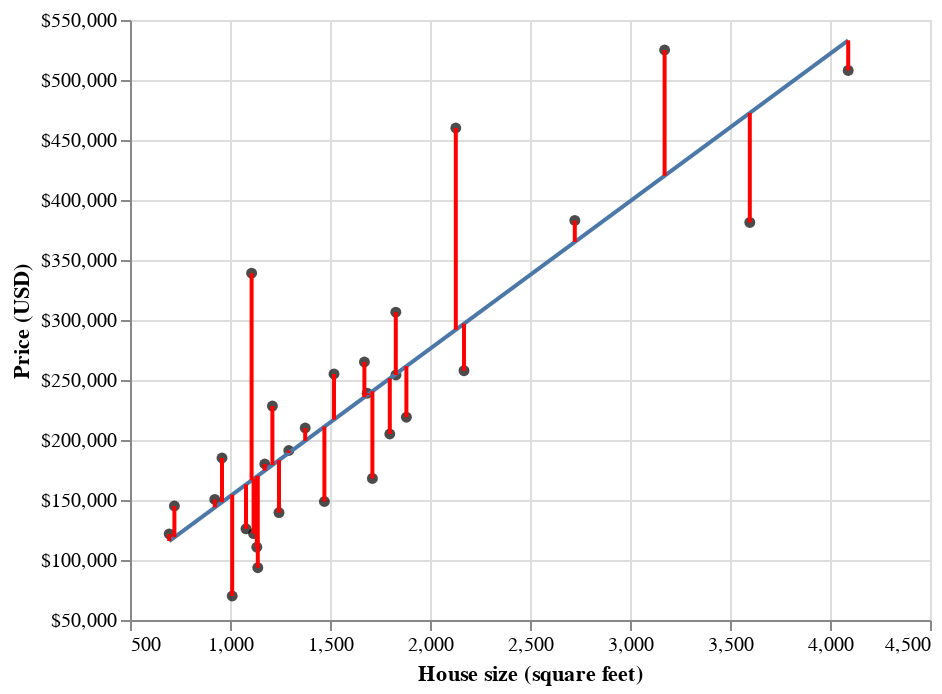

Notebook code for this chart:
### Code cell
glue("fig:08-verticalDistToMin", error_plot)

### Figure 1 — Vega-Lite specification as saved in the notebook (floating-point values rounded to 4 significant figures)
{"config": {"view": {"continuousWidth": 400, "continuousHeight": 300}}, "layer": [{"mark": {"type": "circle", "color": "black"}, "encoding": {"x": {"field": "sqft", "scale": {"zero": false}, "title": "House size (square feet)", "type": "quantitative"}, "y": {"axis": {"format": "$,.0f"}, "field": "price", "scale": {"zero": false}, "title": "Price (USD)", "type": "quantitative"}}}, {"mark": "line", "encoding": {"x": {"field": "sqft", "scale": {"zero": false}, "title": "House size (square feet)", "type": "quantitative"}, "y": {"axis": {"format": "$,.0f"}, "field": "price", "scale": {"zero": false}, "title": "Price (USD)", "type": "quantitative"}}, "transform": [{"on": "sqft", "regression": "price"}]}, {"data": {"name": "data-158e575ab9368412b29f685ce69990a5"}, "mark": {"type": "line", "color": "red"}, "encoding": {"x": {"field": "sqft", "type": "quantitative"}, "y": {"field": "value", "type": "quantitative"}}}, {"data": {"name": "data-0f1d0f34d6e2481ed5c4477021b0d756"}, "mark": {"type": "line", "color": "red"}, "encoding": {"x": {"field": "sqft", "type": "quantitative"}, "y": {"field": "value", "type": "quantitative"}}}, {"data": {"name": "data-f4b12bdcc0035168dfa592e903a8349e"}, "mark": {"type": "line", "color": "red"}, "encoding": {"x": {"field": "sqft", "type": "quantitative"}, "y": {"field": "value", "type": "quantitative"}}}, {"data": {"name": "data-215feb86ea4adfdb8ad8bb3e9ed5ce69"}, "mark": {"type": "line", "color": "red"}, "encoding": {"x": {"field": "sqft", "type": "quantitative"}, "y": {"field": "value", "type": "quantitative"}}}, {"data": {"name": "data-661b0b91506b89ce8b9c21ed639c4c25"}, "mark": {"type": "line", "color": "red"}, "encoding": {"x": {"field": "sqft", "type": "quantitative"}, "y": {"field": "value", "type": "quantitative"}}}, {"data": {"name": "data-5c11126746a1c4e117c38d11f63c0989"}, "mark": {"type": "line", "color": "red"}, "encoding": {"x": {"field": "sqft", "type": "quantitative"}, "y": {"field": "value", "type": "quantitative"}}}, {"data": {"name": "data-1c8799a3f6aa9acf3b14da54fea85f46"}, "mark": {"type": "line", "color": "red"}, "encoding": {"x": {"field": "sqft", "type": "quantitative"}, "y": {"field": "value", "type": "quantitative"}}}, {"data": {"name": "data-6a02c676673c88219f4bbe177abb9451"}, "mark": {"type": "line", "color": "red"}, "encoding": {"x": {"field": "sqft", "type": "quantitative"}, "y": {"field": "value", "type": "quantitative"}}}, {"data": {"name": "data-d7e5a20bee4750093e928b968e6a4a82"}, "mark": {"type": "line", "color": "red"}, "encoding": {"x": {"field": "sqft", "type": "quantitative"}, "y": {"field": "value", "type": "quantitative"}}}, {"data": {"name": "data-0708ad81a280111d6b72186e36517a86"}, "mark": {"type": "line", "color": "red"}, "encoding": {"x": {"field": "sqft", "type": "quantitative"}, "y": {"field": "value", "type": "quantitative"}}}, {"data": {"name": "data-5d2245f647c352254fe0c6ce73128014"}, "mark": {"type": "line", "color": "red"}, "encoding": {"x": {"field": "sqft", "type": "quantitative"}, "y": {"field": "value", "type": "quantitative"}}}, {"data": {"name": "data-0fa451398545643fa2a2aff2af1a6f07"}, "mark": {"type": "line", "color": "red"}, "encoding": {"x": {"field": "sqft", "type": "quantitative"}, "y": {"field": "value", "type": "quantitative"}}}, {"data": {"name": "data-f5a34c045599725dd6591441381fc59e"}, "mark": {"type": "line", "color": "red"}, "encoding": {"x": {"field": "sqft", "type": "quantitative"}, "y": {"field": "value", "type": "quantitative"}}}, {"data": {"name": "data-b64027b42c6683bab3c2524995ec81ae"}, "mark": {"type": "line", "color": "red"}, "encoding": {"x": {"field": "sqft", "type": "quantitative"}, "y": {"field": "value", "type": "quantitative"}}}, {"data": {"name": "data-55c1ed8d1a7a994fb917618f46eb40dc"}, "mark": {"type": "line", "color": "red"}, "encoding": {"x": {"field": "sqft", "type": "quantitative"}, "y": {"field": "value", "type": "quantitative"}}}, {"data": {"name": "data-128ca6c205513e1fbc01690e4eda3ec5"}, "mark": {"type": "line", "color": "red"}, "encoding": {"x": {"field": "sqft", "type": "quantitative"}, "y": {"field": "value", "type": "quantitative"}}}, {"data": {"name": "data-ebbcd309de520b09783e4d45d3eef8fa"}, "mark": {"type": "line", "color": "red"}, "encoding": {"x": {"field": "sqft", "type": "quantitative"}, "y": {"field": "value", "type": "quantitative"}}}, {"data": {"name": "data-2b7a561a8db56f0e6d37ea9f059f6687"}, "mark": {"type": "line", "color": "red"}, "encoding": {"x": {"field": "sqft", "type": "quantitative"}, "y": {"field": "value", "type": "quantitative"}}}, {"data": {"name": "data-4795c107518bb06260cec91603c134f6"}, "mark": {"type": "line", "color": "red"}, "encoding": {"x": {"field": "sqft", "type": "quantitative"}, "y": {"field": "value", "type": "quantitative"}}}, {"data": {"name": "data-21e267dc0187354dde83be7d2a8bea4a"}, "mark": {"type": "line", "color": "red"}, "encoding": {"x": {"field": "sqft", "type": "quantitative"}, "y": {"field": "value", "type": "quantitative"}}}, {"data": {"name": "data-a474c7517c2223e36a9d3b7262db2560"}, "mark": {"type": "line", "color": "red"}, "encoding": {"x": {"field": "sqft", "type": "quantitative"}, "y": {"field": "value", "type": "quantitative"}}}, {"data": {"name": "data-b591e826abef8adbffd3d4f73237cddc"}, "mark": {"type": "line", "color": "red"}, "encoding": {"x": {"field": "sqft", "type": "quantitative"}, "y": {"field": "value", "type": "quantitative"}}}, {"data": {"name": "data-eb0a04cb70e10d3c973128c1ac6f22c8"}, "mark": {"type": "line", "color": "red"}, "encoding": {"x": {"field": "sqft", "type": "quantitative"}, "y": {"field": "value", "type": "quantitative"}}}, {"data": {"name": "data-50a675587f70786eb8e75105d1cd358a"}, "mark": {"type": "line", "color": "red"}, "encoding": {"x": {"field": "sqft", "type": "quantitative"}, "y": {"field": "value", "type": "quantitative"}}}, {"data": {"name": "data-ce4ed5c1bda441ef0f700d7aa99f835c"}, "mark": {"type": "line", "color": "red"}, "encoding": {"x": {"field": "sqft", "type": "quantitative"}, "y": {"field": "value", "type": "quantitative"}}}, {"data": {"name": "data-a1d4688279e95f333d81f7a6b35c4380"}, "mark": {"type": "line", "color": "red"}, "encoding": {"x": {"field": "sqft", "type": "quantitative"}, "y": {"field": "value", "type": "quantitative"}}}, {"data": {"name": "data-960352d027ae6a129fb7552e2c116f44"}, "mark": {"type": "line", "color": "red"}, "encoding": {"x": {"field": "sqft", "type": "quantitative"}, "y": {"field": "value", "type": "quantitative"}}}, {"data": {"name": "data-e155c8b8f7dbea20e17279f188cde235"}, "mark": {"type": "line", "color": "red"}, "encoding": {"x": {"field": "sqft", "type": "quantitative"}, "y": {"field": "value", "type": "quantitative"}}}, {"data": {"name": "data-881a2149f58e919643e234e0f5f841ee"}, "mark": {"type": "line", "color": "red"}, "encoding": {"x": {"field": "sqft", "type": "quantitative"}, "y": {"field": "value", "type": "quantitative"}}}, {"data": {"name": "data-ed1c9fb01d3bb1ea275d23fe9e7eba7a"}, "mark": {"type": "line", "color": "red"}, "encoding": {"x": {"field": "sqft", "type": "quantitative"}, "y": {"field": "value", "type": "quantitative"}}}], "data": {"name": "data-dd70ea120b69e4d2199dadb4d59509b6"}, "$schema": "https://vega.github.io/schema/vega-lite/v4.17.0.json", "datasets": {"data-dd70ea120b69e4d2199dadb4d59509b6": [{"city": "SACRAMENTO", "zip": "z95829", "beds": 3, "baths": 2.0, "sqft": 2170, "type": "Residential", "price": 257729, "latitude": 38.46, "longitude": -121.4}, {"city": "SACRAMENTO", "zip": "z95835", "beds": 3, "baths": 2.0, "sqft": 1686, "type": "Residential", "price": 239000, "latitude": 38.67, "longitude": -121.5}, {"city": "ROSEVILLE", "zip": "z95678", "beds": 3, "baths": 2.0, "sqft": 1174, "type": "Residential", "price": 180000, "latitude": 38.73, "longitude": -121.3}, {"city": "EL_DORADO_HILLS", "zip": "z95762", "beds": 5, "baths": 4.0, "sqft": 4091, "type": "Residential", "price": 508000, "latitude": 38.68, "longitude": -121.0}, {"city": "SACRAMENTO", "zip": "z95842", "beds": 5, "baths": 2.0, "sqft": 1712, "type": "Residential", "price": 168000, "latitude": 38.68, "longitude": -121.4}, {"city": "FAIR_OAKS", "zip": "z95628", "beds": 3, "baths": 1.0, "sqft": 960, "type": "Residential", "price": 185000, "latitude": 38.67, "longitude": -121.2}, {"city": "ORANGEVALE", "zip": "z95662", "beds": 3, "baths": 2.0, "sqft": 1294, "type": "Residential", "price": 191250, "latitude": 38.69, "longitude": -121.3}, {"city": "SACRAMENTO", "zip": "z95842", "beds": 2, "baths": 2.0, "sqft": 1134, "type": "Condo", "price": 110700, "latitude": 38.7, "longitude": -121.4}, {"city": "SACRAMENTO", "zip": "z95838", "beds": 2, "baths": 1.0, "sqft": 1011, "type": "Residential", "price": 70000, "latitude": 38.64, "longitude": -121.4}, {"city": "SACRAMENTO", "zip": "z95824", "beds": 2, "baths": 2.0, "sqft": 1139, "type": "Residential", "price": 93600, "latitude": 38.52, "longitude": -121.5}, {"city": "ROSEVILLE", "zip": "z95747", "beds": 3, "baths": 2.5, "sqft": 1829, "type": "Residential", "price": 306500, "latitude": 38.77, "longitude": -121.4}, {"city": "SACRAMENTO", "zip": "z95823", "beds": 4, "baths": 2.0, "sqft": 1472, "type": "Residential", "price": 148750, "latitude": 38.48, "longitude": -121.5}, {"city": "SACRAMENTO", "zip": "z95819", "beds": 3, "baths": 1.0, "sqft": 1108, "type": "Residential", "price": 339000, "latitude": 38.56, "longitude": -121.4}, {"city": "SACRAMENTO", "zip": "z95825", "beds": 3, "baths": 1.0, "sqft": 1520, "type": "Residential", "price": 255000, "latitude": 38.6, "longitude": -121.4}, {"city": "ELVERTA", "zip": "z95626", "beds": 3, "baths": 2.0, "sqft": 1080, "type": "Residential", "price": 126000, "latitude": 38.72, "longitude": -121.4}, {"city": "EL_DORADO_HILLS", "zip": "z95762", "beds": 3, "baths": 2.0, "sqft": 2129, "type": "Residential", "price": 460000, "latitude": 38.67, "longitude": -121.1}, {"city": "SACRAMENTO", "zip": "z95838", "beds": 4, "baths": 2.0, "sqft": 1799, "type": "Residential", "price": 205000, "latitude": 38.66, "longitude": -121.4}, {"city": "SACRAMENTO", "zip": "z95835", "beds": 5, "baths": 3.0, "sqft": 3599, "type": "Residential", "price": 381300, "latitude": 38.68, "longitude": -121.5}, {"city": "CAMERON_PARK", "zip": "z95682", "beds": 2, "baths": 1.5, "sqft": 1376, "type": "Residential", "price": 210000, "latitude": 38.69, "longitude": -121.0}, {"city": "SACRAMENTO", "zip": "z95815", "beds": 3, "baths": 1.0, "sqft": 696, "type": "Residential", "price": 121725, "latitude": 38.61, "longitude": -121.4}, {"city": "CARMICHAEL", "zip": "z95608", "beds": 3, "baths": 2.0, "sqft": 1245, "type": "Condo", "price": 139500, "latitude": 38.63, "longitude": -121.3}, {"city": "ELK_GROVE", "zip": "z95757", "beds": 5, "baths": 3.5, "sqft": 2724, "type": "Residential", "price": 383000, "latitude": 38.38, "longitude": -121.4}, {"city": "FAIR_OAKS", "zip": "z95628", "beds": 3, "baths": 2.0, "sqft": 3173, "type": "Residential", "price": 525000, "latitude": 38.65, "longitude": -121.3}, {"city": "CITRUS_HEIGHTS", "zip": "z95621", "beds": 3, "baths": 2.0, "sqft": 1118, "type": "Residential", "price": 122000, "latitude": 38.71, "longitude": -121.3}, {"city": "CITRUS_HEIGHTS", "zip": "z95610", "beds": 3, "baths": 2.0, "sqft": 1882, "type": "Residential", "price": 219000, "latitude": 38.72, "longitude": -121.2}, {"city": "SACRAMENTO", "zip": "z95834", "beds": 3, "baths": 2.0, "sqft": 1672, "type": "Condo", "price": 265000, "latitude": 38.65, "longitude": -121.5}, {"city": "SACRAMENTO", "zip": "z95842", "beds": 2, "baths": 1.0, "sqft": 924, "type": "Condo", "price": 150454, "latitude": 38.67, "longitude": -121.4}, {"city": "ANTELOPE", "zip": "z95843", "beds": 3, "baths": 2.0, "sqft": 1830, "type": "Residential", "price": 254172, "latitude": 38.71, "longitude": -121.3}, {"city": "SACRAMENTO", "zip": "z95820", "beds": 2, "baths": 1.0, "sqft": 722, "type": "Residential", "price": 145000, "latitude": 38.53, "longitude": -121.5}, {"city": "SACRAMENTO", "zip": "z95820", "beds": 3, "baths": 2.0, "sqft": 1212, "type": "Residential", "price": 228327, "latitude": 38.53, "longitude": -121.4}], "data-158e575ab9368412b29f685ce69990a5": [{"sqft": 2170, "variable": "price", "value": 257700.0}, {"sqft": 2170, "variable": "predicted", "value": 296900.0}], "data-0f1d0f34d6e2481ed5c4477021b0d756": [{"sqft": 1686, "variable": "price", "value": 239000.0}, {"sqft": 1686, "variable": "predicted", "value": 237400.0}], "data-f4b12bdcc0035168dfa592e903a8349e": [{"sqft": 1174, "variable": "price", "value": 180000.0}, {"sqft": 1174, "variable": "predicted", "value": 174500.0}], "data-215feb86ea4adfdb8ad8bb3e9ed5ce69": [{"sqft": 4091, "variable": "price", "value": 508000.0}, {"sqft": 4091, "variable": "predicted", "value": 533000.0}], "data-661b0b91506b89ce8b9c21ed639c4c25": [{"sqft": 1712, "variable": "price", "value": 168000.0}, {"sqft": 1712, "variable": "predicted", "value": 240600.0}], "data-5c11126746a1c4e117c38d11f63c0989": [{"sqft": 960, "variable": "price", "value": 185000.0}, {"sqft": 960, "variable": "predicted", "value": 148200.0}], "data-1c8799a3f6aa9acf3b14da54fea85f46": [{"sqft": 1294, "variable": "price", "value": 191200.0}, {"sqft": 1294, "variable": "predicted", "value": 189300.0}], "data-6a02c676673c88219f4bbe177abb9451": [{"sqft": 1134, "variable": "price", "value": 110700.0}, {"sqft": 1134, "variable": "predicted", "value": 169600.0}], "data-d7e5a20bee4750093e928b968e6a4a82": [{"sqft": 1011, "variable": "price", "value": 70000.0}, {"sqft": 1011, "variable": "predicted", "value": 154500.0}], "data-0708ad81a280111d6b72186e36517a86": [{"sqft": 1139, "variable": "price", "value": 93600.0}, {"sqft": 1139, "variable": "predicted", "value": 170200.0}], "data-5d2245f647c352254fe0c6ce73128014": [{"sqft": 1829, "variable": "price", "value": 306500.0}, {"sqft": 1829, "variable": "predicted", "value": 255000.0}], "data-0fa451398545643fa2a2aff2af1a6f07": [{"sqft": 1472, "variable": "price", "value": 148800.0}, {"sqft": 1472, "variable": "predicted", "value": 211100.0}], "data-f5a34c045599725dd6591441381fc59e": [{"sqft": 1108, "variable": "price", "value": 339000.0}, {"sqft": 1108, "variable": "predicted", "value": 166400.0}], "data-b64027b42c6683bab3c2524995ec81ae": [{"sqft": 1520, "variable": "price", "value": 255000.0}, {"sqft": 1520, "variable": "predicted", "value": 217000.0}], "data-55c1ed8d1a7a994fb917618f46eb40dc": [{"sqft": 1080, "variable": "price", "value": 126000.0}, {"sqft": 1080, "variable": "predicted", "value": 163000.0}], "data-128ca6c205513e1fbc01690e4eda3ec5": [{"sqft": 2129, "variable": "price", "value": 460000.0}, {"sqft": 2129, "variable": "predicted", "value": 291900.0}], "data-ebbcd309de520b09783e4d45d3eef8fa": [{"sqft": 1799, "variable": "price", "value": 205000.0}, {"sqft": 1799, "variable": "predicted", "value": 251300.0}], "data-2b7a561a8db56f0e6d37ea9f059f6687": [{"sqft": 3599, "variable": "price", "value": 381300.0}, {"sqft": 3599, "variable": "predicted", "value": 472500.0}], "data-4795c107518bb06260cec91603c134f6": [{"sqft": 1376, "variable": "price", "value": 210000.0}, {"sqft": 1376, "variable": "predicted", "value": 199300.0}], "data-21e267dc0187354dde83be7d2a8bea4a": [{"sqft": 696, "variable": "price", "value": 121700.0}, {"sqft": 696, "variable": "predicted", "value": 115800.0}], "data-a474c7517c2223e36a9d3b7262db2560": [{"sqft": 1245, "variable": "price", "value": 139500.0}, {"sqft": 1245, "variable": "predicted", "value": 183200.0}], "data-b591e826abef8adbffd3d4f73237cddc": [{"sqft": 2724, "variable": "price", "value": 383000.0}, {"sqft": 2724, "variable": "predicted", "value": 365000.0}], "data-eb0a04cb70e10d3c973128c1ac6f22c8": [{"sqft": 3173, "variable": "price", "value": 525000.0}, {"sqft": 3173, "variable": "predicted", "value": 420200.0}], "data-50a675587f70786eb8e75105d1cd358a": [{"sqft": 1118, "variable": "price", "value": 122000.0}, {"sqft": 1118, "variable": "predicted", "value": 167600.0}], "data-ce4ed5c1bda441ef0f700d7aa99f835c": [{"sqft": 1882, "variable": "price", "value": 219000.0}, {"sqft": 1882, "variable": "predicted", "value": 261500.0}], "data-a1d4688279e95f333d81f7a6b35c4380": [{"sqft": 1672, "variable": "price", "value": 265000.0}, {"sqft": 1672, "variable": "predicted", "value": 235700.0}], "data-960352d027ae6a129fb7552e2c116f44": [{"sqft": 924, "variable": "price", "value": 150500.0}, {"sqft": 924, "variable": "predicted", "value": 143800.0}], "data-e155c8b8f7dbea20e17279f188cde235": [{"sqft": 1830, "variable": "price", "value": 254200.0}, {"sqft": 1830, "variable": "predicted", "value": 255100.0}], "data-881a2149f58e919643e234e0f5f841ee": [{"sqft": 722, "variable": "price", "value": 145000.0}, {"sqft": 722, "variable": "predicted", "value": 119000.0}], "data-ed1c9fb01d3bb1ea275d23fe9e7eba7a": [{"sqft": 1212, "variable": "price", "value": 228300.0}, {"sqft": 1212, "variable": "predicted", "value": 179200.0}]}}
